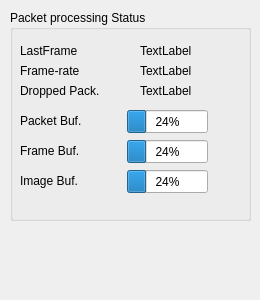
<?xml version="1.0" encoding="UTF-8"?>
<ui version="4.0">
 <class>StatusWidget</class>
 <widget class="QDockWidget" name="StatusWidget">
  <property name="geometry">
   <rect>
    <x>0</x>
    <y>0</y>
    <width>260</width>
    <height>300</height>
   </rect>
  </property>
  <property name="sizePolicy">
   <sizepolicy hsizetype="Fixed" vsizetype="Fixed">
    <horstretch>0</horstretch>
    <verstretch>0</verstretch>
   </sizepolicy>
  </property>
  <property name="minimumSize">
   <size>
    <width>260</width>
    <height>300</height>
   </size>
  </property>
  <property name="windowTitle">
   <string>DockWidget</string>
  </property>
  <widget class="QWidget" name="dockWidgetContents">
   <widget class="QGroupBox" name="groupBox">
    <property name="geometry">
     <rect>
      <x>10</x>
      <y>10</y>
      <width>241</width>
      <height>211</height>
     </rect>
    </property>
    <property name="title">
     <string>Packet processing Status</string>
    </property>
    <widget class="QLabel" name="frameNumberLabel">
     <property name="geometry">
      <rect>
       <x>130</x>
       <y>30</y>
       <width>111</width>
       <height>21</height>
      </rect>
     </property>
     <property name="text">
      <string>TextLabel</string>
     </property>
    </widget>
    <widget class="QLabel" name="framerateLabel">
     <property name="geometry">
      <rect>
       <x>130</x>
       <y>50</y>
       <width>111</width>
       <height>21</height>
      </rect>
     </property>
     <property name="text">
      <string>TextLabel</string>
     </property>
    </widget>
    <widget class="QLabel" name="droppedPacketsLabel">
     <property name="geometry">
      <rect>
       <x>130</x>
       <y>70</y>
       <width>111</width>
       <height>21</height>
      </rect>
     </property>
     <property name="text">
      <string>TextLabel</string>
     </property>
    </widget>
    <widget class="QProgressBar" name="frameFifoBar">
     <property name="geometry">
      <rect>
       <x>117</x>
       <y>130</y>
       <width>81</width>
       <height>23</height>
      </rect>
     </property>
     <property name="value">
      <number>24</number>
     </property>
    </widget>
    <widget class="QProgressBar" name="imageFifoBar">
     <property name="geometry">
      <rect>
       <x>117</x>
       <y>160</y>
       <width>81</width>
       <height>23</height>
      </rect>
     </property>
     <property name="value">
      <number>24</number>
     </property>
    </widget>
    <widget class="QProgressBar" name="packetFifoBar">
     <property name="geometry">
      <rect>
       <x>117</x>
       <y>100</y>
       <width>81</width>
       <height>23</height>
      </rect>
     </property>
     <property name="value">
      <number>24</number>
     </property>
    </widget>
    <widget class="QLabel" name="label">
     <property name="geometry">
      <rect>
       <x>10</x>
       <y>30</y>
       <width>121</width>
       <height>21</height>
      </rect>
     </property>
     <property name="text">
      <string>LastFrame</string>
     </property>
    </widget>
    <widget class="QLabel" name="label_2">
     <property name="geometry">
      <rect>
       <x>10</x>
       <y>50</y>
       <width>121</width>
       <height>21</height>
      </rect>
     </property>
     <property name="text">
      <string>Frame-rate</string>
     </property>
    </widget>
    <widget class="QLabel" name="label_3">
     <property name="geometry">
      <rect>
       <x>10</x>
       <y>70</y>
       <width>121</width>
       <height>21</height>
      </rect>
     </property>
     <property name="text">
      <string>Dropped Pack.</string>
     </property>
    </widget>
    <widget class="QLabel" name="label_4">
     <property name="geometry">
      <rect>
       <x>10</x>
       <y>100</y>
       <width>91</width>
       <height>21</height>
      </rect>
     </property>
     <property name="text">
      <string>Packet Buf.</string>
     </property>
    </widget>
    <widget class="QLabel" name="label_5">
     <property name="geometry">
      <rect>
       <x>10</x>
       <y>130</y>
       <width>91</width>
       <height>21</height>
      </rect>
     </property>
     <property name="text">
      <string>Frame Buf.</string>
     </property>
    </widget>
    <widget class="QLabel" name="label_6">
     <property name="geometry">
      <rect>
       <x>10</x>
       <y>160</y>
       <width>91</width>
       <height>21</height>
      </rect>
     </property>
     <property name="text">
      <string>Image Buf.</string>
     </property>
    </widget>
   </widget>
  </widget>
 </widget>
 <resources/>
 <connections/>
</ui>
